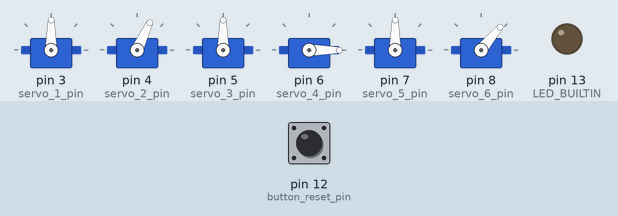
Recording of a sketch running on a simulated Arduino Uno, built with avr-gcc and run on an emulated ATmega328P. Shown: 6 × servo, output pins drawn as LEDs (lit = HIGH). Inputs (shaded band) come from the test bench; at power-on: pin 12 (button_reset_pin) LOW.

Above: at 1.2 s.
1.3 s: pin 12 (button_reset_pin) pulled HIGH for 0.15 s
At 1.39 s:
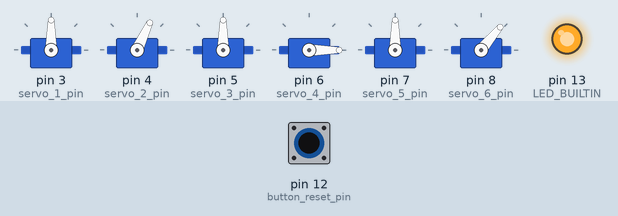
2.9 s: pin 12 (button_reset_pin) pulled HIGH for 3.2 s
At 6.9 s:
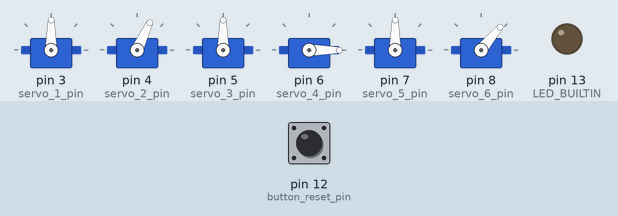
Timing chart, 0 to 8.4 s (numbered marks = the images above; inputs shaded):
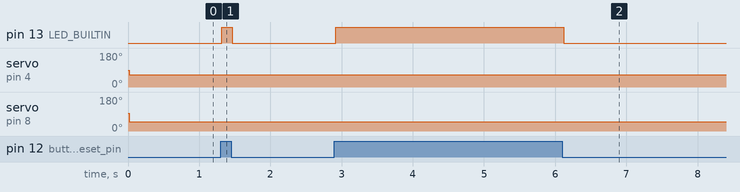

Measured:
- after the input at 1.3 s, pin 13 (LED_BUILTIN): LOW → HIGH at once, → LOW 0.15 s later
- after the input at 2.9 s, pin 13 (LED_BUILTIN): LOW → HIGH at once, → LOW 3.2 s later

The sketch:

arm_arduino.ino
```cpp
/*
  Pythton GUI controlled robot arm
*/

#include <Servo.h>
#include "SerialComm.h"

SerialComm usb = SerialComm();
/*
  Servo pin initializations and angle limiters
  servo count starts from bottom to top
*/
int servo_1_angle = 90, servo_2_angle = 65, servo_3_angle = 90,
    servo_4_angle = 0, servo_5_angle = 0, gesture = 0;

Servo servo_1, servo_2, servo_3, servo_4, servo_5, servo_6;
const int servo_1_pin = 3, servo_2_pin = 4, servo_3_pin = 5, servo_4_pin = 6,
          servo_5_pin = 7, servo_6_pin = 8;
const int button_reset_pin = 12, button_fb_pin = 11;
int servo_1_min_angle = 0, servo_1_max_angle = 180;
int servo_2_min_angle = 0, servo_2_max_angle = 90;
int servo_3_min_angle = 0, servo_3_max_angle = 180;
int servo_4_min_angle = 0, servo_4_max_angle = 180;
int servo_5_min_angle = 0, servo_5_max_angle = 180;
int servo_6_min_angle = 50, servo_6_max_angle = 95;

int i = 0;
/*
  Setup for servos pins and pinmode
*/
void setup() {

  pinMode(servo_1_pin, OUTPUT);
  pinMode(servo_2_pin, OUTPUT);
  pinMode(servo_3_pin, OUTPUT);
  pinMode(servo_4_pin, OUTPUT);
  pinMode(servo_5_pin, OUTPUT);
  pinMode(servo_6_pin, OUTPUT);
  pinMode(button_reset_pin, INPUT);
  pinMode(button_fb_pin, INPUT);

  servo_1.attach(servo_1_pin);
  servo_2.attach(servo_2_pin);
  servo_3.attach(servo_3_pin);
  servo_4.attach(servo_4_pin);
  servo_5.attach(servo_5_pin);
  servo_6.attach(servo_6_pin);
  // Center the motors
  servo_1.write(90);
  servo_2.write(90);
  servo_3.write(90);
  servo_4.write(0);
  servo_5.write(90);
  servo_6.write(95);
  delay(15);

  pinMode(LED_BUILTIN, OUTPUT);
  digitalWrite(LED_BUILTIN, LOW);
  usb.initSerialComm(9600);
}

void loop() {
  /*
     Read servo angles and gesture from usb
     Byte values for all angles
  */
  if (usb.getAngleData()) {
    servo_1_angle = 0xFF & usb.angleBuffer[0];
    servo_2_angle = 0xFF & usb.angleBuffer[1];
    servo_3_angle = 0xFF & usb.angleBuffer[2];
    servo_4_angle = 0xFF & usb.angleBuffer[3];
    gesture =  0x0F & usb.angleBuffer[4];

  }
  /*
     Reset button works only to center the arm
     using all servos
  */
  if (digitalRead(button_reset_pin) == HIGH) {
    servo_1_angle = 90;
    servo_2_angle = 65;
    servo_3_angle = 90;
    servo_4_angle = 0;
    gesture = 0;
    digitalWrite(LED_BUILTIN, HIGH);
  }
  else {
    digitalWrite(LED_BUILTIN, LOW);
  }
  /*
     Allow grabber servo close action if feedback is inactive
     and gesture is 1
     else open arm if gesture is 0
  */
  if (gesture == 1 && digitalRead(button_fb_pin) == LOW) {
    servo_6.write(servo_6_max_angle);
  }
  else if (gesture == 0) {
    servo_6.write(servo_6_min_angle);
  }
  /*
    Update angles to servos
  */
  servo_1.write(servo_1_angle);
  servo_2.write(servo_2_angle);
  servo_5.write(90);
  servo_3.write(servo_3_angle);
  servo_4.write(servo_4_angle);
  delay(25);
}
```

SerialComm.cpp
```cpp
#include "SerialComm.h"

SerialComm::SerialComm() {
  for (int i = 0; i < this->angleBufferSize; i++) {
    this->angleBuffer[i] = 0;
  }
}

SerialComm::~SerialComm() {
}

bool SerialComm::initSerialComm(uint baudRate = 115200) {
  Serial.begin(baudRate);
  return true;
}

bool SerialComm::getAngleData() {
  int bufferSize = this->angleBufferSize;
  memset(angleBuffer, 2, bufferSize);
  if (Serial.available() == bufferSize) {
    Serial.readBytes(angleBuffer, bufferSize);
    delay(50);
    return true;
  }
  return false;

}
```

SerialComm.h
```cpp
#ifndef SerialComm_H
#define SerialComm_H

#include "Arduino.h"

typedef unsigned int uint;

class SerialComm{
  public:
    SerialComm();
    ~SerialComm();
    bool initSerialComm(uint baudRate = 115200);
    bool getAngleData();
    unsigned char angleBuffer[5];
  private:
    int angleBufferSize = 5;
};

#endif
```
